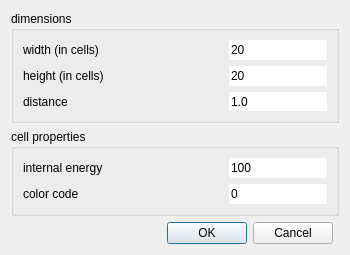
<?xml version="1.0" encoding="UTF-8"?>
<ui version="4.0">
 <class>NewRectangleDialog</class>
 <widget class="QDialog" name="NewRectangleDialog">
  <property name="geometry">
   <rect>
    <x>0</x>
    <y>0</y>
    <width>350</width>
    <height>250</height>
   </rect>
  </property>
  <property name="minimumSize">
   <size>
    <width>350</width>
    <height>0</height>
   </size>
  </property>
  <property name="windowTitle">
   <string>add rectangle structure</string>
  </property>
  <layout class="QGridLayout" name="gridLayout_3">
   <item row="0" column="0" colspan="2">
    <widget class="QGroupBox" name="groupBox">
     <property name="minimumSize">
      <size>
       <width>0</width>
       <height>112</height>
      </size>
     </property>
     <property name="title">
      <string>dimensions</string>
     </property>
     <layout class="QGridLayout" name="gridLayout_2" columnminimumwidth="200,0">
      <item row="0" column="0">
       <widget class="QLabel" name="label">
        <property name="text">
         <string>width (in cells)</string>
        </property>
       </widget>
      </item>
      <item row="0" column="1">
       <widget class="QLineEdit" name="sizeXEdit">
        <property name="text">
         <string>20</string>
        </property>
        <property name="frame">
         <bool>false</bool>
        </property>
       </widget>
      </item>
      <item row="1" column="0">
       <widget class="QLabel" name="label_2">
        <property name="text">
         <string>height (in cells)</string>
        </property>
       </widget>
      </item>
      <item row="1" column="1">
       <widget class="QLineEdit" name="sizeYEdit">
        <property name="text">
         <string>20</string>
        </property>
        <property name="frame">
         <bool>false</bool>
        </property>
       </widget>
      </item>
      <item row="2" column="0">
       <widget class="QLabel" name="label_3">
        <property name="text">
         <string>distance</string>
        </property>
       </widget>
      </item>
      <item row="2" column="1">
       <widget class="QLineEdit" name="distEdit">
        <property name="text">
         <string>1.0</string>
        </property>
        <property name="frame">
         <bool>false</bool>
        </property>
       </widget>
      </item>
     </layout>
    </widget>
   </item>
   <item row="1" column="0" colspan="2">
    <widget class="QGroupBox" name="groupBox_2">
     <property name="title">
      <string>cell properties</string>
     </property>
     <layout class="QGridLayout" name="gridLayout">
      <item row="0" column="0">
       <widget class="QLabel" name="label_4">
        <property name="text">
         <string>internal energy</string>
        </property>
       </widget>
      </item>
      <item row="0" column="1">
       <widget class="QLineEdit" name="energyEdit">
        <property name="text">
         <string>100</string>
        </property>
        <property name="frame">
         <bool>false</bool>
        </property>
       </widget>
      </item>
      <item row="1" column="0">
       <widget class="QLabel" name="colorCodeLabel">
        <property name="sizePolicy">
         <sizepolicy hsizetype="Fixed" vsizetype="Preferred">
          <horstretch>0</horstretch>
          <verstretch>0</verstretch>
         </sizepolicy>
        </property>
        <property name="minimumSize">
         <size>
          <width>200</width>
          <height>0</height>
         </size>
        </property>
        <property name="text">
         <string>color code</string>
        </property>
       </widget>
      </item>
      <item row="1" column="1">
       <widget class="QLineEdit" name="colorCodeEdit">
        <property name="inputMask">
         <string>9</string>
        </property>
        <property name="text">
         <string>0</string>
        </property>
        <property name="frame">
         <bool>false</bool>
        </property>
       </widget>
      </item>
     </layout>
    </widget>
   </item>
   <item row="3" column="0">
    <widget class="QDialogButtonBox" name="buttonBox">
     <property name="orientation">
      <enum>Qt::Horizontal</enum>
     </property>
     <property name="standardButtons">
      <set>QDialogButtonBox::Cancel|QDialogButtonBox::Ok</set>
     </property>
    </widget>
   </item>
   <item row="2" column="0">
    <spacer name="verticalSpacer">
     <property name="orientation">
      <enum>Qt::Vertical</enum>
     </property>
     <property name="sizeHint" stdset="0">
      <size>
       <width>20</width>
       <height>40</height>
      </size>
     </property>
    </spacer>
   </item>
  </layout>
 </widget>
 <resources/>
 <connections>
  <connection>
   <sender>buttonBox</sender>
   <signal>rejected()</signal>
   <receiver>NewRectangleDialog</receiver>
   <slot>reject()</slot>
   <hints>
    <hint type="sourcelabel">
     <x>333</x>
     <y>238</y>
    </hint>
    <hint type="destinationlabel">
     <x>286</x>
     <y>274</y>
    </hint>
   </hints>
  </connection>
 </connections>
</ui>
